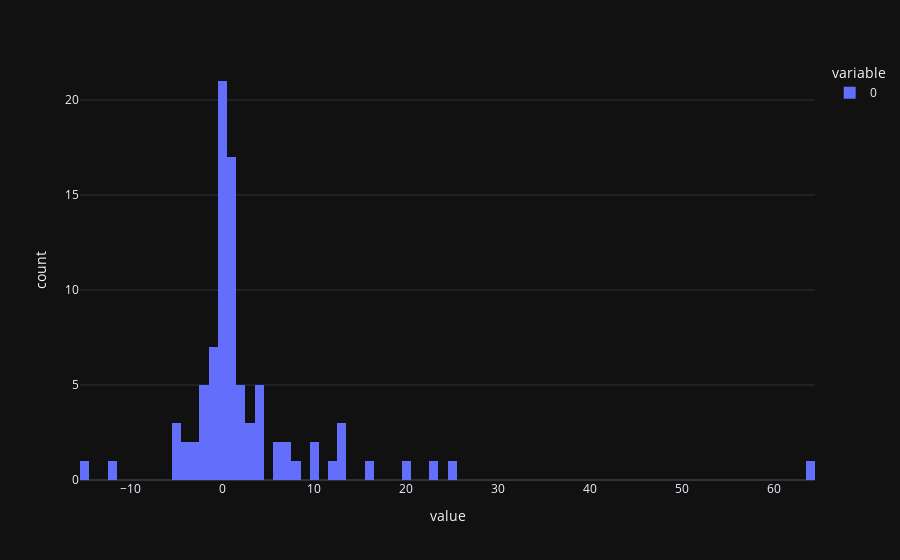

This figure's notebook cell:
### Code cell
df_temp = df2#[df2.spot == "Lacanau"]
fig = px.histogram((df_temp["n_surfers_true"] - df_temp["n_surfers_pred"]).values, nbins=100)
fig.show()

### Figure 1 — Plotly figure (JSON) as saved in the notebook; plotly's stock layout.template omitted (floating-point values rounded to 4 significant figures)
{"data": [{"alignmentgroup": "True", "bingroup": "x", "hovertemplate": "variable=0<br>value=%{x}<br>count=%{y}<extra></extra>", "legendgroup": "0", "marker": {"color": "#636efa", "pattern": {"shape": ""}}, "name": "0", "nbinsx": 100, "offsetgroup": "0", "orientation": "v", "showlegend": true, "x": [13, 20, 2, 25, 3, -15, 7, 7, -5, 13, -12, 2, 13, 12, -3, 0, -4, -2, -5, 0, 1, 23, 4, 1, 64, 4, 10, -4, 2, 16, 2, 10, 0, -3, -1, -5, -2, 0, -1, 6, 1, 1, 1, 1, -2, 3, -1, 1, -1, 4, -2, 4, -1, 0, 1, 1, 0, 8, 1, -2, 2, 1, 0, 6, 4, 1, 0, 1, 0, 0, -1, 3, 0, 0, 0, 0, -1, 0, 1, 1, 0, 1, 1, 0, 0, 0, 0, 0], "xaxis": "x", "yaxis": "y", "type": "histogram"}], "layout": {"xaxis": {"anchor": "y", "domain": [0.0, 1.0], "title": {"text": "value"}}, "yaxis": {"anchor": "x", "domain": [0.0, 1.0], "title": {"text": "count"}}, "legend": {"title": {"text": "variable"}, "tracegroupgap": 0}, "margin": {"t": 60}, "barmode": "relative"}}
